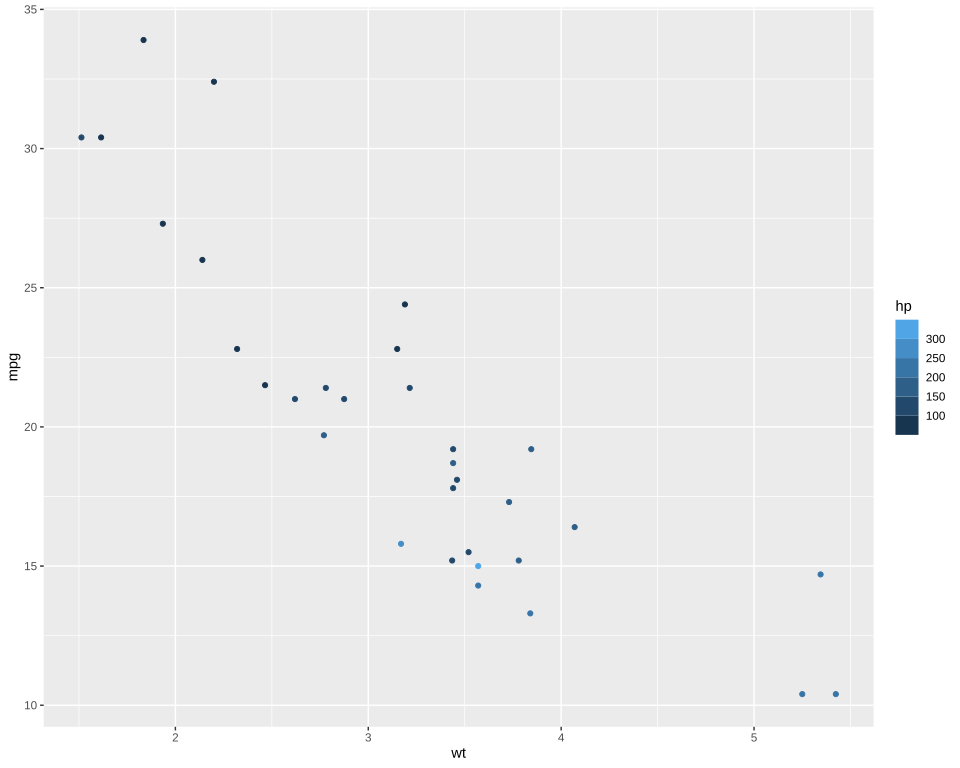

This figure's R source:
# The plot test/golden/colorsteps.svg draws, drawn by ggplot2 itself, as ggplot2's own visual
# tests draw their snapshots: the independent check on that golden whenever it changes. The suite
# never runs this; it needs R, ggplot2 and vdiffr, saved as the Docker image
# giggly-r:ggplot2-4.0.3. From the repository's root:
#
#   docker run --rm -v "$PWD/test/golden":/golden:ro giggly-r:ggplot2-4.0.3 \
#     Rscript /golden/colorsteps.R > colorsteps.ggplot2.svg
#
# and compare the drawing element by element, as test/golden/point.R describes. vdiffr's device
# draws the bins' rectangles, so nothing is checked against svglite.
#
# mtcars' mileage against weight coloured by horsepower on ggplot2's default binned scale, its
# limits widened from the data's 52 to 335 to 50 to 350 so the end bins are as wide as their
# neighbours, and its colour steps guide: six bins of equal length up a bar five keys long, each
# in the colour of its bin's middle, the breaks' labels at the edges between them, and no ticks.
#
# First checked with ggplot2 4.0.3 and vdiffr 1.0.9: every element and clip path matches vdiffr's,
# and the one departure is test/golden/point.R's, the x axis drawn before the y.

library(ggplot2)

plot <- ggplot(mtcars, aes(wt, mpg, colour = hp)) +
  geom_point() +
  scale_colour_binned() +
  theme_gray()

file <- tempfile(fileext = ".svg")
vdiffr::write_svg(plot, file)
cat(readLines(file), sep = "\n")
